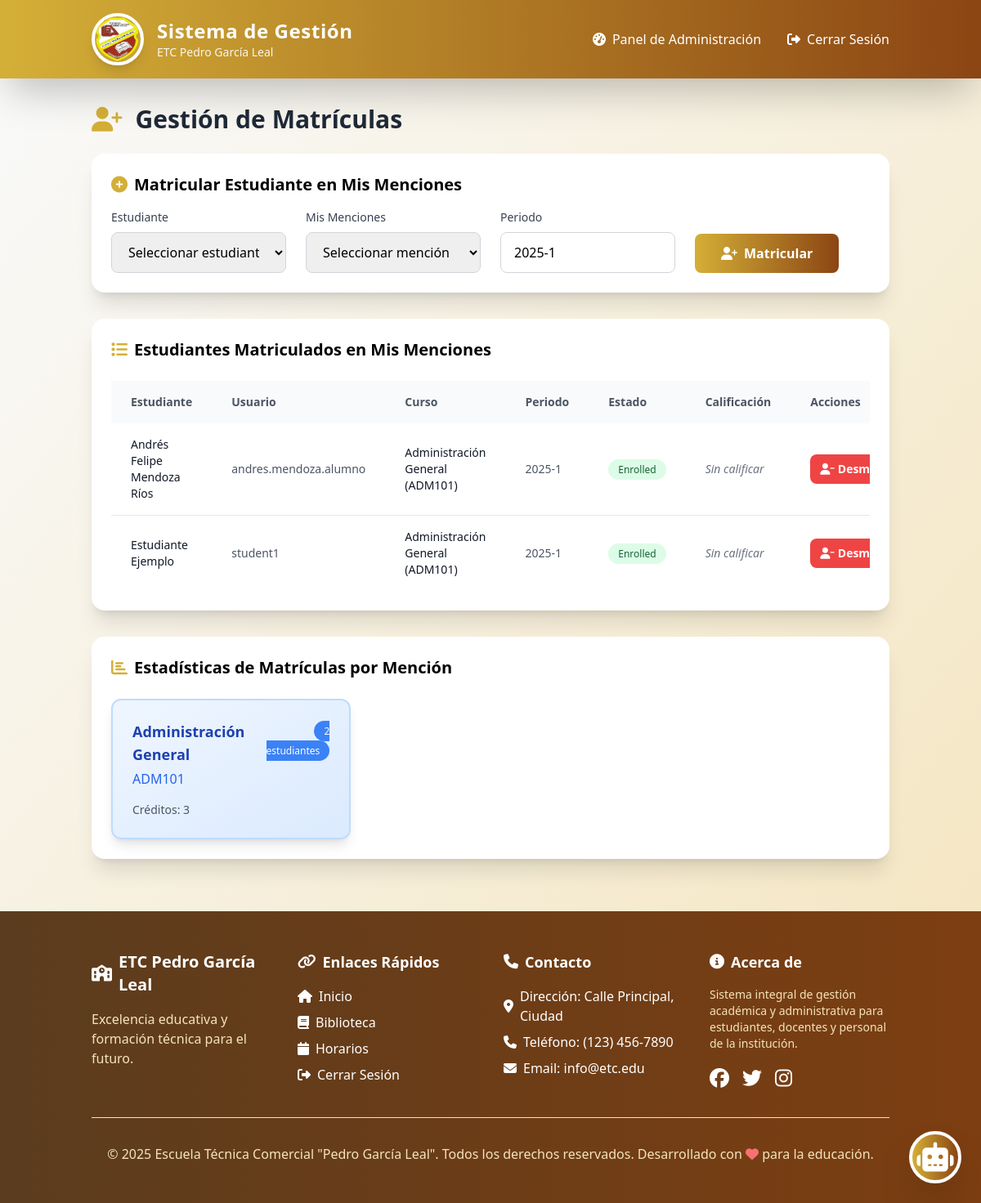
The app's page /modules/teacher/enrollments.php (signed in) with its own data.
### tables this page shows
CREATE TABLE `enrollments` (
  `id` int(11) NOT NULL,
  `student_id` int(11) NOT NULL,
  `course_id` int(11) NOT NULL,
  `period` varchar(20) NOT NULL,
  `grade` decimal(5,2) DEFAULT NULL,
  `status` enum('enrolled','completed','failed') DEFAULT 'enrolled'
);

CREATE TABLE `users` (
  `id` int(11) NOT NULL,
  `username` varchar(50) NOT NULL,
  `password` varchar(255) NOT NULL,
  `email` varchar(100) DEFAULT NULL,
  `name` varchar(100) NOT NULL,
  `role` enum('admin','teacher','student','staff') NOT NULL,
  `created_at` timestamp NOT NULL DEFAULT current_timestamp()
);

CREATE TABLE `courses` (
  `id` int(11) NOT NULL,
  `code` varchar(20) NOT NULL,
  `name` varchar(100) NOT NULL,
  `credits` int(11) NOT NULL,
  `description` text DEFAULT NULL
);

### modules/teacher/enrollments.php (the view, shortened to what this page needs)
<?php include '../../templates/header.php'; ?>
<?php
$user_id = $_SESSION['user_id'];
$stmt = $pdo->prepare("SELECT DISTINCT c.* FROM courses c JOIN schedules s ON c.id = s.course_id WHERE s.teacher_id = ?");
$stmt->execute([$user_id]);
$teacher_courses = $stmt->fetchAll(PDO::FETCH_ASSOC);
$enrollments = [];
if (!empty($teacher_courses)) {
    $course_ids = array_column($teacher_courses, 'id');
    $placeholders = str_repeat('?,', count($course_ids) - 1) . '?';
    $stmt = $pdo->prepare("
        SELECT e.id, e.period, e.status, e.grade,
               u.name as student_name, u.username as student_username,
               c.name as course_name, c.code as course_code
        FROM enrollments e
        JOIN users u ON e.student_id = u.id
        JOIN courses c ON e.course_id = c.id
        WHERE e.course_id IN ($placeholders)
        ORDER BY c.name, u.name
    ");
    $stmt->execute($course_ids);
    $enrollments = $stmt->fetchAll(PDO::FETCH_ASSOC);
}
?>
<main class="container mx-auto px-6 py-8">
    <h2 class="text-3xl font-bold text-gray-800 mb-6 animate-slide-in-left flex items-center">
        <i class="fas fa-user-plus mr-4 text-primary"></i>
        Gestión de Matrículas
    </h2>
    <?php if (!empty($teacher_courses)): ?>
        <div class="bg-white p-6 rounded-2xl shadow-xl mb-8 animate-fade-in-up">
            <h3 class="text-xl font-semibold mb-4 flex items-center">
                <i class="fas fa-plus-circle mr-2 text-primary"></i>
                Matricular Estudiante en Mis Menciones
            </h3>
            <form method="POST" class="grid md:grid-cols-4 gap-6">
                <div>
                    <label for="student_id" class="block text-sm font-medium text-gray-700 mb-2">Estudiante</label>
                    <select id="student_id" name="student_id" required class="w-full px-4 py-3 border border-gray-300 rounded-lg focus:outline-none focus:ring-2 focus:ring-primary focus:border-transparent transition duration-200">
                        <option value="">Seleccionar estudiante</option>
                    </select>
                </div>
                <div>
                    <label for="course_id" class="block text-sm font-medium text-gray-700 mb-2">Mis Menciones</label>
                    <select id="course_id" name="course_id" required class="w-full px-4 py-3 border border-gray-300 rounded-lg focus:outline-none focus:ring-2 focus:ring-primary focus:border-transparent transition duration-200">
                        <option value="">Seleccionar mención</option>
                    </select>
                </div>
                <div>
                    <label for="period" class="block text-sm font-medium text-gray-700 mb-2">Periodo</label>
                    <input type="text" id="period" name="period" value="<?php echo date('Y-1'); ?>" placeholder="2025-1" class="w-full px-4 py-3 border border-gray-300 rounded-lg focus:outline-none focus:ring-2 focus:ring-primary focus:border-transparent transition duration-200">
                </div>
                <div class="flex items-end">
                    <button type="submit" name="enroll_student" class="bg-gradient-to-r from-primary to-secondary text-white font-bold py-3 px-8 rounded-lg hover:shadow-lg transition duration-300 transform hover:scale-105 flex items-center">
                        <i class="fas fa-user-plus mr-2"></i>
                        Matricular
                    </button>
                </div>
            </form>
        </div>
    <?php endif; ?>
    <div class="bg-white p-6 rounded-2xl shadow-xl animate-fade-in-up">
        <h3 class="text-xl font-semibold mb-6 flex items-center">
            <i class="fas fa-list mr-2 text-primary"></i>
            Estudiantes Matriculados en Mis Menciones
        </h3>
        <?php if (!empty($teacher_courses)): ?>
            <div class="overflow-x-auto">
                <table class="min-w-full table-auto">
                    <thead>
                        <tr class="bg-gray-50">
                            <th class="px-6 py-4 text-left text-sm font-semibold text-gray-600">Estudiante</th>
                            <th class="px-6 py-4 text-left text-sm font-semibold text-gray-600">Usuario</th>
                            <th class="px-6 py-4 text-left text-sm font-semibold text-gray-600">Curso</th>
                            <th class="px-6 py-4 text-left text-sm font-semibold text-gray-600">Periodo</th>
                            <th class="px-6 py-4 text-left text-sm font-semibold text-gray-600">Estado</th>
                            <th class="px-6 py-4 text-left text-sm font-semibold text-gray-600">Calificación</th>
                            <th class="px-6 py-4 text-left text-sm font-semibold text-gray-600">Acciones</th>
                        </tr>
                    </thead>
                    <tbody class="divide-y divide-gray-200">
                        <?php foreach ($enrollments as $enrollment): ?>
                            <tr class="hover:bg-gray-50 transition duration-200">
                                <td class="px-6 py-4 text-sm font-medium text-gray-900">
                                    <?php echo htmlspecialchars($enrollment['student_name']); ?>
                                </td>
                                <td class="px-6 py-4 text-sm text-gray-600">
                                    <?php echo htmlspecialchars($enrollment['student_username']); ?>
                                </td>
                                <td class="px-6 py-4 text-sm text-gray-900">
                                    <?php echo htmlspecialchars($enrollment['course_name']); ?> (<?php echo htmlspecialchars($enrollment['course_code']); ?>)
                                </td>
                                <td class="px-6 py-4 text-sm text-gray-600">
                                    <?php echo htmlspecialchars($enrollment['period']); ?>
                                </td>
                                <td class="px-6 py-4 text-sm">
                                    <span class="px-3 py-1 rounded-full text-xs font-medium
                                        <?php
                                        if ($enrollment['status'] == 'enrolled') echo 'bg-green-100 text-green-800';
                                        elseif ($enrollment['status'] == 'completed') echo 'bg-blue-100 text-blue-800';
                                        elseif ($enrollment['status'] == 'failed') echo 'bg-red-100 text-red-800';
                                        else echo 'bg-gray-100 text-gray-800';
                                        ?>">
                                        <?php echo ucfirst($enrollment['status']); ?>
                                    </span>
                                </td>
                                <td class="px-6 py-4 text-sm">
                                    <?php if ($enrollment['grade'] !== null): ?>
                                        <span class="font-bold <?php echo $enrollment['grade'] >= 10 ? 'text-green-600' : 'text-red-600'; ?>">
                                            <?php echo $enrollment['grade']; ?>/20
                                        </span>
                                    <?php else: ?>
                                        <span class="text-gray-500 italic">Sin calificar</span>
                                    <?php endif; ?>
                                </td>
                                <td class="px-6 py-4 text-sm">
                                    <form method="POST" class="inline" onsubmit="return confirm('¿Está seguro de desmatricular a este estudiante?')">
                                        <button type="submit" name="unenroll_student" class="bg-red-500 hover:bg-red-700 text-white font-bold py-2 px-3 rounded-lg transition duration-200 flex items-center" title="Desmatricular">
                                            <i class="fas fa-user-minus mr-1"></i>
                                            <span class="hidden sm:inline">Desmatricular</span>
                                        </button>
                                    </form>
                                </td>
                            </tr>
                        <?php endforeach; ?>
                    </tbody>
                </table>
            </div>
        <?php endif; ?>
    </div>
    <?php if (!empty($teacher_courses)): ?>
        <div class="bg-white p-6 rounded-2xl shadow-xl mt-8 animate-fade-in-up">
            <h3 class="text-xl font-semibold mb-6 flex items-center">
                <i class="fas fa-chart-bar mr-2 text-primary"></i>
                Estadísticas de Matrículas por Mención
            </h3>
            <div class="grid md:grid-cols-2 lg:grid-cols-3 gap-6">
                <?php foreach ($teacher_courses as $course): ?>
                    <?php
                    $stmt = $pdo->prepare("SELECT COUNT(*) as total FROM enrollments WHERE course_id = ? AND status = 'enrolled'");
                    $stmt->execute([$course['id']]);
                    $enrolled_count = $stmt->fetch()['total'];
                    ?>
                    <div class="bg-gradient-to-br from-blue-50 to-blue-100 p-6 rounded-xl shadow-lg border-2 border-blue-200">
                        <div class="flex items-start justify-between mb-4">
                            <div>
                                <h4 class="text-lg font-bold text-blue-800 mb-1">
                                    <?php echo htmlspecialchars($course['name']); ?>
                                </h4>
                                <p class="text-blue-600 font-medium">
                                    <?php echo htmlspecialchars($course['code']); ?>
                                </p>
                            </div>
                            <div class="text-right">
                                <span class="bg-blue-500 text-white px-3 py-1 rounded-full text-xs font-medium">
                                    <?php echo $enrolled_count; ?> estudiantes
                                </span>
                            </div>
                        </div>
                        <div class="text-sm text-gray-600">
                            <span class="font-medium">Créditos:</span> <?php echo $course['credits']; ?>
                        </div>
                    </div>
                <?php endforeach; ?>
            </div>
        </div>
    <?php endif; ?>
</main>
<?php include '../../templates/footer.php'; ?>

### assets/css/style.css (style rules this page uses)
.flex { display: flex; }
.flex-col { flex-direction: column; }

### records on screen
enrollments: student.name "Andrés Felipe Mendoza Ríos", student.username "andres.mendoza.alumno", course.name "Administración General", course.code "ADM101", period "2025-1", status "Enrolled", shows "Sin calificar"
enrollments: student.name "Estudiante Ejemplo", student.username "student1", course.name "Administración General", course.code "ADM101", period "2025-1", status "Enrolled", shows "Sin calificar"
courses: name "Administración General", code "ADM101", enrolled_count "2", credits "3"
